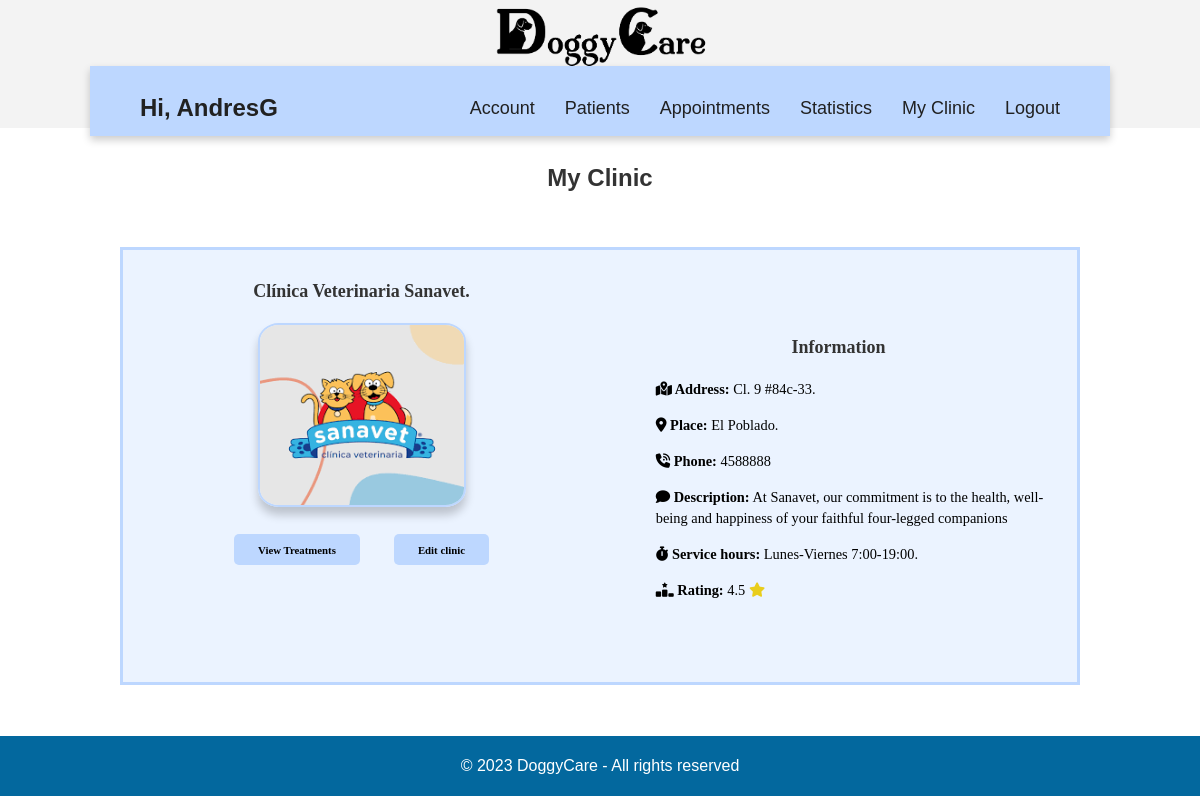
/vet/show_clinic/ (signed in), run on an earlier commit of the app's database.
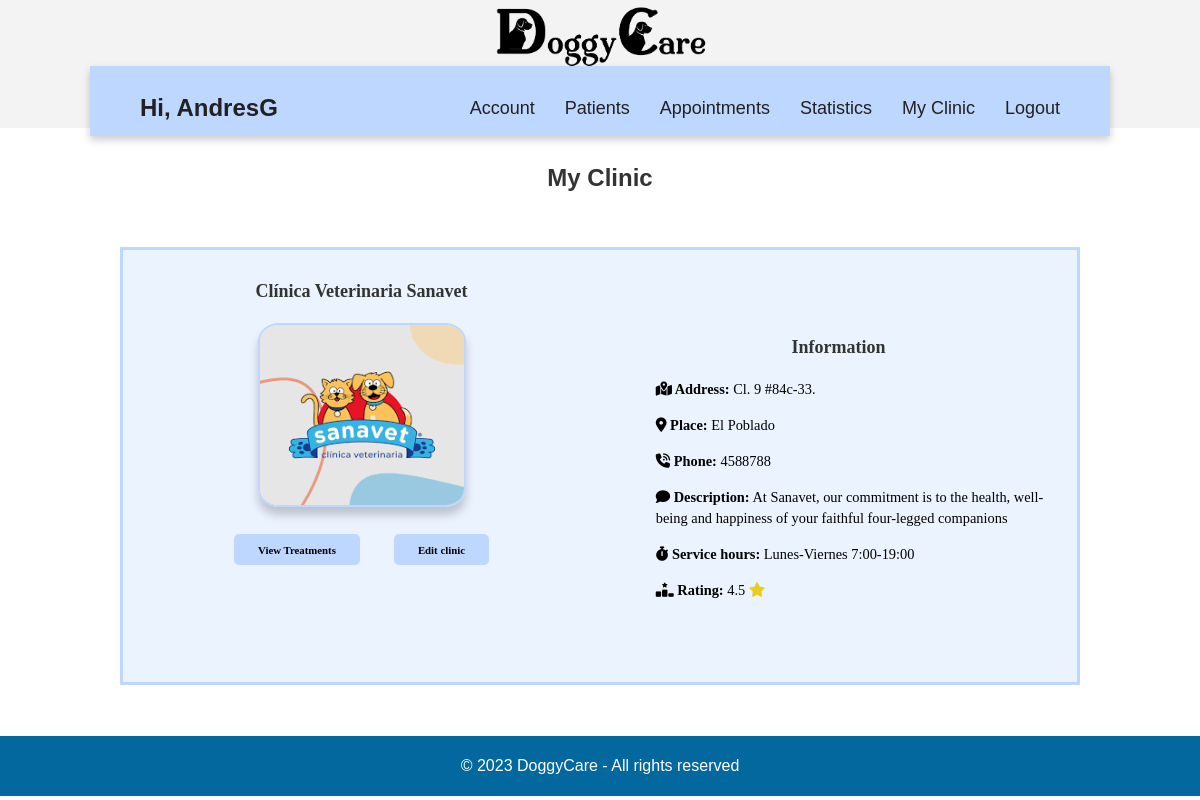
And on a later commit of the database.
### accounts/models.py (models this page shows, shortened)
class User(AbstractUser):
    email = models.EmailField(unique=True)
    is_vet = models.BooleanField(default=False)
    is_owner = models.BooleanField(default=False)

class clinic_info(models.Model):
    id = models.AutoField(primary_key= True)
    name = models.CharField(blank= False, max_length=50)
    address = models.CharField(blank= False, max_length=50)
    place = models.CharField(blank= False, max_length=100)
    phone = models.CharField(blank= False, max_length=50)
    description = models.TextField(blank= False, max_length=400)
    opening_hours = models.CharField(blank= False, max_length=200)
    rating = models.FloatField(blank= False)
    image= models.ImageField(upload_to='images/')
    vet = models.ForeignKey(Vet, on_delete=models.CASCADE,null=True, blank=True)

### vet/views.py (the view)
# urls.py: path('show_clinic/', views.show_clinic, name='show_clinic'),
@login_required
@vet_required
def show_clinic(request):
    user_has_permission = request.user.has_perm("accounts.can_manage")
    if request.user.is_authenticated:
        vet = Vet.objects.get(user=request.user)
        clinic_id = vet.clinic
        clinic = clinic_info.objects.filter(id=clinic_id).first()
    else:
        clinic = None
    return render(request, 'show_clinics.html', {'clinics': clinic, 'user_has_permission': user_has_permission})

### vet/templates/show_clinics.html (shortened to what this page needs)
<!DOCTYPE html>
{% extends 'base.html' %}
{% load static %}
    {% block additional_styles %}
    <link rel="stylesheet" href="{% static 'css/vet/show_clinics.css' %}">
    {% endblock additional_styles %}
    {% block content %}
    <h2>My Clinic</h2>
    <div class="all">
        <div class="clinic_container">
            <div class="left-column">
                <p class="title-inside">{{ clinics.name }}</p>
                <div class="clinic_image">
                    <img class="img" src="{{ clinics.image.url }}" alt="Image">
                    <div class="clinic-buttons">
                        <a href="{% url 'treatments' clinic_id=clinics.id %}" class="btn-cln">View Treatments</a>
                        {% if user_has_permission %}
                            <a href="{% url 'edit_clinic' clinic_id=clinics.id %}" class="btn-cln">Edit clinic</a>
                        {% endif %}
                    </div>
                </div>
            </div>
            <div class="right-column">
                <p class="title-inside">Information</p>
                <div class="clinic_info">
                    <p class="info" style="padding-left: 10%;"><i class="fa-solid fa-map-location-dot"></i><strong>   Address:</strong> {{ clinics.address }}</p>
                    <p class="info" style="padding-left: 10%;"><i class="fa-solid fa-location-dot"></i><strong>   Place:</strong> {{ clinics.place }}</p>
                    <p class="info" style="padding-left: 10%;"> <i class="fa-solid fa-phone-volume"></i><strong>   Phone:</strong> {{ clinics.phone }}</p>
                    <p class="info description" style="padding-left: 10%;"><i class="fa-solid fa-comment"></i><strong>   Description:</strong> {{ clinics.description }}</p>
                    <p class="info" style="padding-left: 10%;"><i class="fa-solid fa-stopwatch"></i><strong>   Service hours:</strong> {{ clinics.opening_hours }}</p>
                    <p class="info" style="padding-left: 10%;"><i class="fa-solid fa-ranking-star"></i><strong>   Rating:</strong> {{ clinics.rating }} <i class="fa-solid fa-star" style="color: #e9cd1c;"></i></p>
                </div>
            </div>
        </div>
    </div>
{% endblock content %}

### vet/templates/base.html (shortened to what this page needs)
<!DOCTYPE html>
{% load static %}
<html lang="en">
    <head>
        <link rel="stylesheet" href="{% static 'css/vet/base.css' %}">
        {% block additional_styles %}
        {% endblock additional_styles %}
    </head>
    <body>
        <header>
            <div class="container-top-bar">
                <div class="top-bar">
                    <a href="{% url 'home' %}">
                        <img src="{% static 'img/logo.png' %}" alt="Logo">
                    </a>
                </div>
        </div>
        <nav class="nav-bar">
            <div class="greeting">
                {% if user.is_authenticated %}
                <h3>Hi, {{ user.username }}</h3>
                {% endif %}
            </div>
            <div class="tabs">
                <ul>
                    <li><a href="">Account</a></li>
                    <li><a href="{% url 'patients' %}">Patients</a></li>
                    <li><a href="{% url 'appointment' %}">Appointments</a></li>
                    <li><a href="{% url 'statistics' %}">Statistics</a></li>
                    <li><a href="{% url 'show_clinic' %}">My Clinic</a></li>
                    <li><a href="{% url 'logout' %}">Logout</a></li>
                </ul>
            </div>
        </nav>
        </header>
        <main>
            {% block content %}
            {% endblock content%}
        </main>
    </body>
    <footer>
        <div>
            <p>&copy; 2023 DoggyCare - All rights reserved</p>
        </div>
    </footer>
</html>

### static/css/vet/base.css (style rules this page uses)
html { font-family: "Poppins", sans-serif; line-height: 1.15; -webkit-text-size-adjust: 100%; -webkit-tap-highlight-color: rgba(0, 0, 0, 0); }
body { margin: 0; font-size: 1rem; line-height: 1.5; text-align: left; }
.container-top-bar { position: absolute; top: 0; width: 100%; height: 16%; background-color: #F3F3F3; z-index: 0; }
.top-bar { display:flex; margin-top:5px; text-align: center; font-weight: 800; justify-content: center; }
.top-bar img { height: 62px; margin-left: 20px; margin-right: 20px; margin-top: 1px; }
h3 { font-size: 1.5rem; color: #212121; }
h2 { text-align: center; }
.nav-bar { margin-top: 5.5%; height: 70px; width: 85%; position: relative; left: 50%; transform: translateX(-50%); background-color: rgb(189, 215, 255); display:flex; flex-wrap: wrap; align-items: center; justify-content: space-between; box-shadow: 0 4px 8px rgba(0, 0, 0, 0.2); }
.greeting { margin-left: 50px; font-size: 30px; }
.tabs { margin-right: 50px; display: flex; flex-wrap: wrap; align-items: center; justify-content: space-between; }
.tabs ul { display: flex; }
.tabs li { margin-left: 30px; font-size: 16px; list-style-type: none; }
.nav-bar a { font-weight: 300; font-size: 18px; color: #212121; text-decoration: none; transition: color 0.3s }
footer { background-color: #03689e; color: #fff; padding: 2px 0; text-align:center; width: 100%; bottom: 0; }

### static/css/vet/show_clinics.css (style rules this page uses)
h2 { font-size: 24px; color: #333; font-weight: bold; text-align: center; margin-top: 2%; margin-bottom: auto; }
.title-inside { font-size: 30px; color: #333; font-weight: bold; text-align: center; font-size: 1.5vw; }
.all { display: flex; justify-content: center; align-items: center; margin-bottom: 2%; max-width: 80%; width: 100%; height: 45vw; margin: auto; }
.clinic_image { height: 30vw; box-shadow: #333; }
.img { border-radius: 10%; width: 17vw; height: 15vw; object-fit: cover; border: 2px solid #bdd7ff; box-shadow: 0 8px 10px rgba(0, 0, 0, 0.2); }
.clinic_container { display: flex; background-color: rgba(189, 215, 255, 0.3); border: 3px solid rgb(189, 215, 255); width: 100%; max-width: 1500px; height: 80%; max-height: 1000px; justify-content: center; font-family:"Century Gothic"; }
.left-column { flex: 1; padding: 10px; align-items: center; text-align: center; margin: auto; }
.right-column { flex: 1; padding: 10px; margin: auto; }
.info { font-size: 1.2vw; }
.clinic-buttons { margin-top: 10px; margin: auto; padding-top: 5%; }
.btn-cln { padding: 0.8vw 2vw; font-size: 0.9vw; text-decoration: none; background-color: #BDD7FF; color: #000000; border: none; border-radius: 5px; cursor: pointer; margin: 15px; height: 20px; font-family:"Century Gothic"; font-weight: bold; }

What changed in the data, as far as the page shows it:
changed clinic_info "Cl. 9 #84c-33.": name "Clínica Veterinaria Sanavet." → "Clínica Veterinaria Sanavet"; place "El Poblado." → "El Poblado"; phone "4588888" → "4588788"; opening_hours "Lunes-Viernes 7:00-19:00." → "Lunes-Viernes 7:00-19:00"
